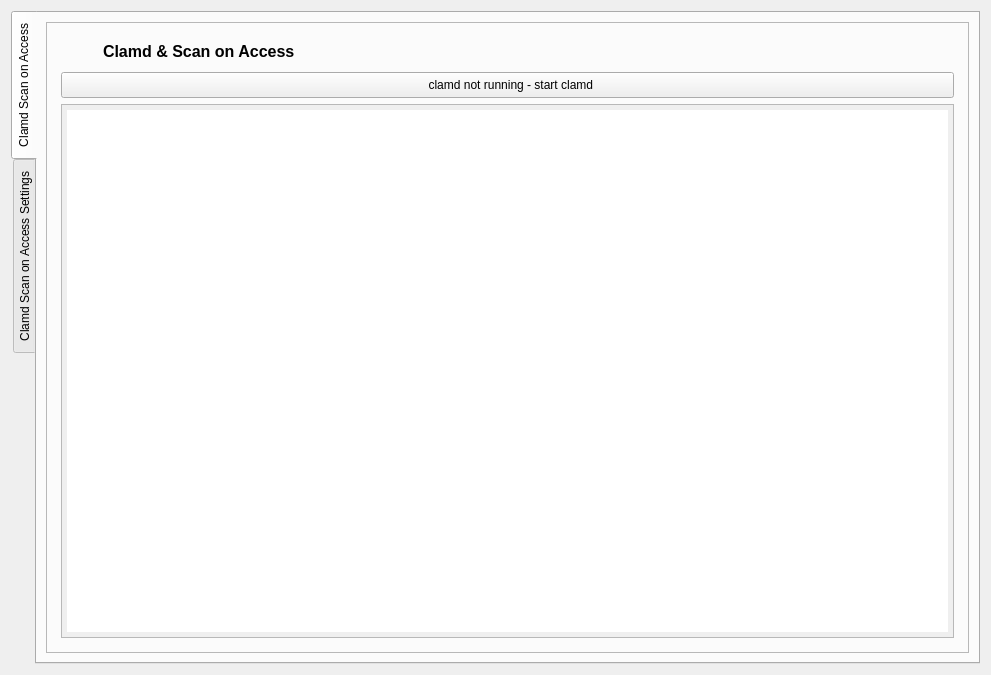
<?xml version="1.0" encoding="UTF-8"?>
<ui version="4.0">
 <class>clamdManager</class>
 <widget class="QWidget" name="clamdManager">
  <property name="geometry">
   <rect>
    <x>0</x>
    <y>0</y>
    <width>991</width>
    <height>675</height>
   </rect>
  </property>
  <property name="minimumSize">
   <size>
    <width>0</width>
    <height>0</height>
   </size>
  </property>
  <property name="windowTitle">
   <string>Form</string>
  </property>
  <layout class="QVBoxLayout" name="verticalLayout_4">
   <item>
    <widget class="QTabWidget" name="tabWidget">
     <property name="tabPosition">
      <enum>QTabWidget::TabPosition::West</enum>
     </property>
     <property name="currentIndex">
      <number>0</number>
     </property>
     <widget class="QWidget" name="tabWidgetPage1">
      <attribute name="icon">
       <iconset resource="../resources.qrc">
        <normaloff>:/icons/icons/crosshair.png</normaloff>:/icons/icons/crosshair.png</iconset>
      </attribute>
      <attribute name="title">
       <string>Clamd Scan on Access</string>
      </attribute>
      <layout class="QVBoxLayout" name="verticalLayout_5">
       <item>
        <widget class="QFrame" name="clamdFrame">
         <property name="styleSheet">
          <string notr="true">padding:5px;</string>
         </property>
         <property name="frameShape">
          <enum>QFrame::Shape::StyledPanel</enum>
         </property>
         <property name="frameShadow">
          <enum>QFrame::Shadow::Raised</enum>
         </property>
         <layout class="QGridLayout" name="gridLayout_7">
          <item row="2" column="1" colspan="2">
           <widget class="QPlainTextEdit" name="clamdLogPlainTextEdit">
            <property name="styleSheet">
             <string notr="true"/>
            </property>
            <property name="readOnly">
             <bool>true</bool>
            </property>
           </widget>
          </item>
          <item row="0" column="1" colspan="2">
           <layout class="QHBoxLayout" name="horizontalLayout">
            <item>
             <widget class="QLabel" name="clamdIconLabel">
              <property name="styleSheet">
               <string notr="true"/>
              </property>
              <property name="text">
               <string/>
              </property>
              <property name="pixmap">
               <pixmap resource="../resources.qrc">:/icons/icons/onaccess.png</pixmap>
              </property>
             </widget>
            </item>
            <item>
             <widget class="QLabel" name="clamdLabel">
              <property name="styleSheet">
               <string notr="true">margin-left:10px;font-size:16px;font-weight:bold;</string>
              </property>
              <property name="text">
               <string>Clamd &amp; Scan on Access</string>
              </property>
             </widget>
            </item>
            <item>
             <spacer name="horizontalSpacer_2">
              <property name="orientation">
               <enum>Qt::Orientation::Horizontal</enum>
              </property>
              <property name="sizeHint" stdset="0">
               <size>
                <width>40</width>
                <height>20</height>
               </size>
              </property>
             </spacer>
            </item>
           </layout>
          </item>
          <item row="1" column="1" colspan="2">
           <widget class="QPushButton" name="startStopClamdPushButton">
            <property name="styleSheet">
             <string notr="true"/>
            </property>
            <property name="text">
             <string>  clamd not running - start clamd</string>
            </property>
            <property name="icon">
             <iconset resource="../resources.qrc">
              <normaloff>:/icons/icons/startclamd.png</normaloff>:/icons/icons/startclamd.png</iconset>
            </property>
            <property name="iconSize">
             <size>
              <width>24</width>
              <height>24</height>
             </size>
            </property>
           </widget>
          </item>
         </layout>
        </widget>
       </item>
      </layout>
     </widget>
     <widget class="QWidget" name="tabWidgetPage2">
      <attribute name="icon">
       <iconset resource="../resources.qrc">
        <normaloff>:/icons/icons/options.png</normaloff>:/icons/icons/options.png</iconset>
      </attribute>
      <attribute name="title">
       <string>Clamd Scan on Access Settings</string>
      </attribute>
      <layout class="QVBoxLayout" name="verticalLayout_7">
       <item>
        <widget class="QFrame" name="headlineFrame">
         <property name="minimumSize">
          <size>
           <width>0</width>
           <height>0</height>
          </size>
         </property>
         <property name="frameShape">
          <enum>QFrame::Shape::NoFrame</enum>
         </property>
         <property name="frameShadow">
          <enum>QFrame::Shadow::Raised</enum>
         </property>
         <layout class="QVBoxLayout" name="verticalLayout_3">
          <item>
           <layout class="QHBoxLayout" name="horizontalLayout_7">
            <item>
             <widget class="QFrame" name="frame_2">
              <property name="frameShape">
               <enum>QFrame::Shape::Panel</enum>
              </property>
              <property name="frameShadow">
               <enum>QFrame::Shadow::Raised</enum>
              </property>
              <layout class="QHBoxLayout" name="horizontalLayout_4">
               <item>
                <widget class="QLabel" name="clamdIconLabel_2">
                 <property name="minimumSize">
                  <size>
                   <width>48</width>
                   <height>48</height>
                  </size>
                 </property>
                 <property name="maximumSize">
                  <size>
                   <width>48</width>
                   <height>48</height>
                  </size>
                 </property>
                 <property name="text">
                  <string/>
                 </property>
                 <property name="pixmap">
                  <pixmap resource="../resources.qrc">:/icons/icons/options.png</pixmap>
                 </property>
                 <property name="scaledContents">
                  <bool>true</bool>
                 </property>
                </widget>
               </item>
               <item>
                <widget class="QLabel" name="clamdLabel_2">
                 <property name="minimumSize">
                  <size>
                   <width>0</width>
                   <height>36</height>
                  </size>
                 </property>
                 <property name="maximumSize">
                  <size>
                   <width>16777215</width>
                   <height>36</height>
                  </size>
                 </property>
                 <property name="styleSheet">
                  <string notr="true">margin-left:10px;font-size:16px;font-weight:bold;</string>
                 </property>
                 <property name="text">
                  <string>Clamd &amp; Scan on Access Settings</string>
                 </property>
                </widget>
               </item>
               <item>
                <widget class="QPushButton" name="restartClamdPushButton">
                 <property name="enabled">
                  <bool>true</bool>
                 </property>
                 <property name="minimumSize">
                  <size>
                   <width>50</width>
                   <height>36</height>
                  </size>
                 </property>
                 <property name="maximumSize">
                  <size>
                   <width>50</width>
                   <height>36</height>
                  </size>
                 </property>
                 <property name="toolTip">
                  <string>Clamd has to be restarted
for changes made to take effect.</string>
                 </property>
                 <property name="autoFillBackground">
                  <bool>false</bool>
                 </property>
                 <property name="styleSheet">
                  <string notr="true"/>
                 </property>
                 <property name="text">
                  <string/>
                 </property>
                 <property name="icon">
                  <iconset resource="../resources.qrc">
                   <normaloff>:/icons/icons/restart.png</normaloff>:/icons/icons/restart.png</iconset>
                 </property>
                 <property name="iconSize">
                  <size>
                   <width>22</width>
                   <height>22</height>
                  </size>
                 </property>
                </widget>
               </item>
              </layout>
             </widget>
            </item>
            <item>
             <widget class="QFrame" name="frame_3">
              <property name="frameShape">
               <enum>QFrame::Shape::Panel</enum>
              </property>
              <property name="frameShadow">
               <enum>QFrame::Shadow::Raised</enum>
              </property>
              <layout class="QHBoxLayout" name="horizontalLayout_5">
               <item>
                <layout class="QVBoxLayout" name="verticalLayout">
                 <item>
                  <layout class="QHBoxLayout" name="horizontalLayout_2">
                   <item>
                    <widget class="QCheckBox" name="startClamdOnStartupCheckBox">
                     <property name="minimumSize">
                      <size>
                       <width>0</width>
                       <height>0</height>
                      </size>
                     </property>
                     <property name="text">
                      <string>Start Clamd on Startup</string>
                     </property>
                    </widget>
                   </item>
                   <item>
                    <spacer name="horizontalSpacer_4">
                     <property name="orientation">
                      <enum>Qt::Orientation::Horizontal</enum>
                     </property>
                     <property name="sizeHint" stdset="0">
                      <size>
                       <width>40</width>
                       <height>20</height>
                      </size>
                     </property>
                    </spacer>
                   </item>
                   <item>
                    <widget class="QPushButton" name="updateClamdConfParamPushButton">
                     <property name="toolTip">
                      <string>determin the current available parameters for clamd.conf. Useful after an update of clamav.</string>
                     </property>
                     <property name="text">
                      <string>Update list of available 
clamd.conf parameters.</string>
                     </property>
                     <property name="icon">
                      <iconset resource="../resources.qrc">
                       <normaloff>:/icons/icons/add_option.png</normaloff>:/icons/icons/add_option.png</iconset>
                     </property>
                     <property name="iconSize">
                      <size>
                       <width>24</width>
                       <height>24</height>
                      </size>
                     </property>
                    </widget>
                   </item>
                  </layout>
                 </item>
                 <item>
                  <layout class="QHBoxLayout" name="horizontalLayout_3">
                   <item>
                    <widget class="QLabel" name="folderIconLabel">
                     <property name="maximumSize">
                      <size>
                       <width>28</width>
                       <height>28</height>
                      </size>
                     </property>
                     <property name="styleSheet">
                      <string notr="true"/>
                     </property>
                     <property name="text">
                      <string/>
                     </property>
                     <property name="pixmap">
                      <pixmap resource="../resources.qrc">:/icons/icons/homefolder.png</pixmap>
                     </property>
                     <property name="scaledContents">
                      <bool>true</bool>
                     </property>
                    </widget>
                   </item>
                   <item>
                    <widget class="QLabel" name="monitoringLabel">
                     <property name="sizePolicy">
                      <sizepolicy hsizetype="Fixed" vsizetype="Minimum">
                       <horstretch>0</horstretch>
                       <verstretch>0</verstretch>
                      </sizepolicy>
                     </property>
                     <property name="maximumSize">
                      <size>
                       <width>200</width>
                       <height>16777215</height>
                      </size>
                     </property>
                     <property name="styleSheet">
                      <string notr="true">font-weight:bold;</string>
                     </property>
                     <property name="locale">
                      <locale language="Portuguese" country="Brazil"/>
                     </property>
                     <property name="frameShape">
                      <enum>QFrame::Shape::NoFrame</enum>
                     </property>
                     <property name="frameShadow">
                      <enum>QFrame::Shadow::Sunken</enum>
                     </property>
                     <property name="text">
                      <string>Folder under monitoring</string>
                     </property>
                    </widget>
                   </item>
                   <item>
                    <widget class="QComboBox" name="monitoringComboBox"/>
                   </item>
                   <item>
                    <widget class="QPushButton" name="monitoringAddButton">
                     <property name="maximumSize">
                      <size>
                       <width>50</width>
                       <height>16777215</height>
                      </size>
                     </property>
                     <property name="styleSheet">
                      <string notr="true"/>
                     </property>
                     <property name="text">
                      <string/>
                     </property>
                     <property name="icon">
                      <iconset resource="../resources.qrc">
                       <normaloff>:/icons/icons/add.png</normaloff>:/icons/icons/add.png</iconset>
                     </property>
                     <property name="iconSize">
                      <size>
                       <width>22</width>
                       <height>22</height>
                      </size>
                     </property>
                    </widget>
                   </item>
                   <item>
                    <widget class="QPushButton" name="monitoringDelButton">
                     <property name="maximumSize">
                      <size>
                       <width>50</width>
                       <height>16777215</height>
                      </size>
                     </property>
                     <property name="text">
                      <string/>
                     </property>
                     <property name="icon">
                      <iconset resource="../resources.qrc">
                       <normaloff>:/icons/icons/trash-can.png</normaloff>:/icons/icons/trash-can.png</iconset>
                     </property>
                     <property name="iconSize">
                      <size>
                       <width>22</width>
                       <height>22</height>
                      </size>
                     </property>
                    </widget>
                   </item>
                  </layout>
                 </item>
                </layout>
               </item>
              </layout>
             </widget>
            </item>
           </layout>
          </item>
          <item>
           <layout class="QHBoxLayout" name="horizontalLayout_8">
            <item>
             <widget class="QFrame" name="frame_4">
              <property name="frameShape">
               <enum>QFrame::Shape::StyledPanel</enum>
              </property>
              <property name="frameShadow">
               <enum>QFrame::Shadow::Raised</enum>
              </property>
              <layout class="QHBoxLayout" name="horizontalLayout_6">
               <item>
                <widget class="QLabel" name="label">
                 <property name="text">
                  <string>Filter: </string>
                 </property>
                </widget>
               </item>
               <item>
                <widget class="QLineEdit" name="lineEdit">
                 <property name="clearButtonEnabled">
                  <bool>true</bool>
                 </property>
                </widget>
               </item>
               <item>
                <spacer name="horizontalSpacer_3">
                 <property name="orientation">
                  <enum>Qt::Orientation::Horizontal</enum>
                 </property>
                 <property name="sizeHint" stdset="0">
                  <size>
                   <width>40</width>
                   <height>20</height>
                  </size>
                 </property>
                </spacer>
               </item>
               <item>
                <widget class="QCheckBox" name="showSelectedCheckBox">
                 <property name="text">
                  <string>show selected</string>
                 </property>
                </widget>
               </item>
               <item>
                <widget class="QCheckBox" name="showUnselectedCheckBox">
                 <property name="text">
                  <string>show unselected</string>
                 </property>
                </widget>
               </item>
              </layout>
             </widget>
            </item>
            <item>
             <spacer name="horizontalSpacer">
              <property name="orientation">
               <enum>Qt::Orientation::Horizontal</enum>
              </property>
              <property name="sizeHint" stdset="0">
               <size>
                <width>40</width>
                <height>20</height>
               </size>
              </property>
             </spacer>
            </item>
           </layout>
          </item>
          <item>
           <widget class="QFrame" name="clamdSettingsFrame">
            <property name="sizePolicy">
             <sizepolicy hsizetype="Preferred" vsizetype="Preferred">
              <horstretch>0</horstretch>
              <verstretch>1</verstretch>
             </sizepolicy>
            </property>
            <property name="minimumSize">
             <size>
              <width>0</width>
              <height>200</height>
             </size>
            </property>
            <property name="frameShape">
             <enum>QFrame::Shape::Panel</enum>
            </property>
            <property name="frameShadow">
             <enum>QFrame::Shadow::Raised</enum>
            </property>
            <layout class="QVBoxLayout" name="verticalLayout_6">
             <item>
              <widget class="QScrollArea" name="scrollArea_2">
               <property name="widgetResizable">
                <bool>true</bool>
               </property>
               <widget class="QWidget" name="scrollAreaWidgetContents_2">
                <property name="geometry">
                 <rect>
                  <x>0</x>
                  <y>0</y>
                  <width>885</width>
                  <height>437</height>
                 </rect>
                </property>
                <layout class="QVBoxLayout" name="verticalLayout_2">
                 <item>
                  <layout class="QVBoxLayout" name="layout1">
                   <property name="sizeConstraint">
                    <enum>QLayout::SizeConstraint::SetMinimumSize</enum>
                   </property>
                  </layout>
                 </item>
                 <item>
                  <spacer name="verticalSpacer">
                   <property name="orientation">
                    <enum>Qt::Orientation::Vertical</enum>
                   </property>
                   <property name="sizeHint" stdset="0">
                    <size>
                     <width>20</width>
                     <height>40</height>
                    </size>
                   </property>
                  </spacer>
                 </item>
                </layout>
               </widget>
              </widget>
             </item>
            </layout>
           </widget>
          </item>
         </layout>
        </widget>
       </item>
      </layout>
     </widget>
    </widget>
   </item>
  </layout>
 </widget>
 <resources>
  <include location="../resources.qrc"/>
 </resources>
 <connections>
  <connection>
   <sender>startStopClamdPushButton</sender>
   <signal>clicked()</signal>
   <receiver>clamdManager</receiver>
   <slot>slot_clamdStartStopButtonClicked()</slot>
   <hints>
    <hint type="sourcelabel">
     <x>926</x>
     <y>114</y>
    </hint>
    <hint type="destinationlabel">
     <x>988</x>
     <y>116</y>
    </hint>
   </hints>
  </connection>
  <connection>
   <sender>updateClamdConfParamPushButton</sender>
   <signal>clicked()</signal>
   <receiver>clamdManager</receiver>
   <slot>slot_updateClamdConfParameters()</slot>
   <hints>
    <hint type="sourcelabel">
     <x>896</x>
     <y>59</y>
    </hint>
    <hint type="destinationlabel">
     <x>988</x>
     <y>68</y>
    </hint>
   </hints>
  </connection>
  <connection>
   <sender>monitoringDelButton</sender>
   <signal>clicked()</signal>
   <receiver>clamdManager</receiver>
   <slot>slot_monitoringDelButtonClicked()</slot>
   <hints>
    <hint type="sourcelabel">
     <x>929</x>
     <y>104</y>
    </hint>
    <hint type="destinationlabel">
     <x>985</x>
     <y>107</y>
    </hint>
   </hints>
  </connection>
  <connection>
   <sender>monitoringAddButton</sender>
   <signal>clicked()</signal>
   <receiver>clamdManager</receiver>
   <slot>slot_monitoringAddButtonClicked()</slot>
   <hints>
    <hint type="sourcelabel">
     <x>877</x>
     <y>105</y>
    </hint>
    <hint type="destinationlabel">
     <x>985</x>
     <y>155</y>
    </hint>
   </hints>
  </connection>
  <connection>
   <sender>startClamdOnStartupCheckBox</sender>
   <signal>clicked()</signal>
   <receiver>clamdManager</receiver>
   <slot>slot_startClamdOnStartupCheckBoxClicked()</slot>
   <hints>
    <hint type="sourcelabel">
     <x>507</x>
     <y>58</y>
    </hint>
    <hint type="destinationlabel">
     <x>536</x>
     <y>-4</y>
    </hint>
   </hints>
  </connection>
  <connection>
   <sender>restartClamdPushButton</sender>
   <signal>clicked()</signal>
   <receiver>clamdManager</receiver>
   <slot>slot_restartClamdButtonClicked()</slot>
   <hints>
    <hint type="sourcelabel">
     <x>409</x>
     <y>75</y>
    </hint>
    <hint type="destinationlabel">
     <x>409</x>
     <y>-10</y>
    </hint>
   </hints>
  </connection>
  <connection>
   <sender>showUnselectedCheckBox</sender>
   <signal>clicked()</signal>
   <receiver>clamdManager</receiver>
   <slot>slot_showUnselectedChecked()</slot>
   <hints>
    <hint type="sourcelabel">
     <x>451</x>
     <y>155</y>
    </hint>
    <hint type="destinationlabel">
     <x>458</x>
     <y>3</y>
    </hint>
   </hints>
  </connection>
  <connection>
   <sender>showSelectedCheckBox</sender>
   <signal>clicked()</signal>
   <receiver>clamdManager</receiver>
   <slot>slot_showSelectedChecked()</slot>
   <hints>
    <hint type="sourcelabel">
     <x>331</x>
     <y>157</y>
    </hint>
    <hint type="destinationlabel">
     <x>374</x>
     <y>1</y>
    </hint>
   </hints>
  </connection>
  <connection>
   <sender>lineEdit</sender>
   <signal>textChanged(QString)</signal>
   <receiver>clamdManager</receiver>
   <slot>slot_filterChanged(QString)</slot>
   <hints>
    <hint type="sourcelabel">
     <x>191</x>
     <y>152</y>
    </hint>
    <hint type="destinationlabel">
     <x>199</x>
     <y>-1</y>
    </hint>
   </hints>
  </connection>
 </connections>
 <slots>
  <slot>slot_clamdStartStopButtonClicked()</slot>
  <slot>slot_restartClamdButtonClicked()</slot>
  <slot>slot_clamdSettingsChanged()</slot>
  <slot>slot_monitoringDelButtonClicked()</slot>
  <slot>slot_monitoringAddButtonClicked()</slot>
  <slot>slot_startClamdOnStartupCheckBoxClicked()</slot>
  <slot>slot_updateClamdConfParameters()</slot>
  <slot>slot_filterChanged(QString)</slot>
  <slot>slot_showSelectedChecked()</slot>
  <slot>slot_showUnselectedChecked()</slot>
 </slots>
</ui>
